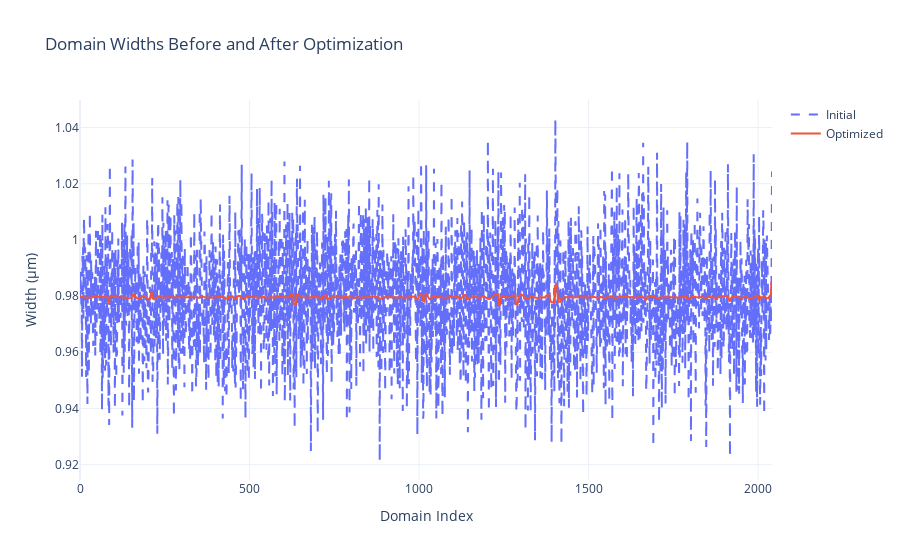
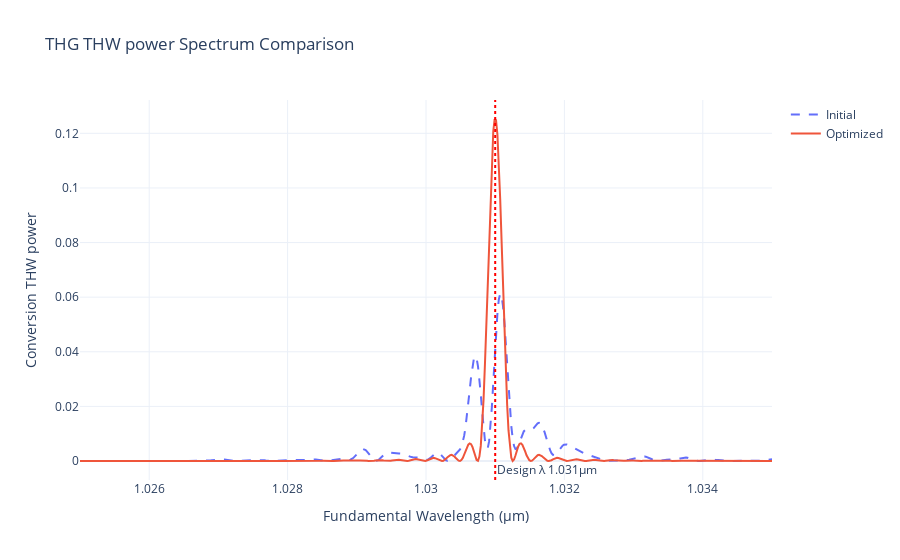

The code cell stored with these charts, in order, in its notebook:
### Code cell
from collections.abc import Callable
from dataclasses import dataclass

import jax
import jax.numpy as jnp
import optax  # pyright: ignore[reportMissingTypeStubs]
import plotly.graph_objects as go  # pyright: ignore[reportMissingTypeStubs]
from jax import Array, jit
from jax_tqdm.loop_pbar import loop_tqdm

from qpm import cwes, mgoslt


# --- Regularization Strategies ---
def tv_regularization(domain_widths: Array, lambda_val: float) -> Array:
    """Total Variation (TV) regularization penalizes the absolute difference between adjacent parameter values."""
    return lambda_val * jnp.sum(jnp.abs(jnp.diff(domain_widths)))


REGULARIZATION_FNS: dict[str, Callable[[Array, float], Array]] = {
    "tv": tv_regularization,
}


# --- Data Structures for Configuration and Parameters ---
@dataclass(frozen=True)
class Config:
    design_temp: float = 70.0
    design_wl: float = 1.031
    target_length: float = 2000.0
    max_iters: int = 200
    prng_seed: int = 42
    kappa_mag: float = 1.31e-4 / (2 / jnp.pi)
    kappa_target_length: float = 2000.0
    wl_start: float = 1.025
    wl_end: float = 1.035
    num_points: int = 500
    regularization: str | None = "tv"
    lambda_val: float = 1e-3


@dataclass(frozen=True)
class SimulationParameters:
    delta_k1: Array
    delta_k2: Array
    kappa_array: Array
    b_initial: Array


# --- Core JAX Functions ---
def make_loss_fn(
    sim_params: SimulationParameters,
    regularization_fn: Callable[[Array, float], Array] | None = None,
    lambda_val: float = 0.0,
) -> Callable[[Array], Array]:
    """Creates a loss function that returns the negative THW power, with optional regularization."""

    @jit
    def loss_fn(domain_widths: Array) -> Array:
        superlattice = jnp.stack([domain_widths, sim_params.kappa_array], axis=1)
        b_final = cwes.simulate_twm(superlattice, sim_params.delta_k1, sim_params.delta_k2, sim_params.b_initial)
        # [FW, SHW, THW]
        thw_power = jnp.abs(b_final[2]) ** 2
        loss = -thw_power
        if regularization_fn:
            loss += regularization_fn(domain_widths, lambda_val)
        return loss

    return loss_fn


# --- Workflow Functions ---
def _initialize_grating(config: Config) -> tuple[Array, Array, Array, Array]:
    """Generates initial grating parameters based on the configuration."""
    print("1. Generating initial grating parameters...")
    delta_k1 = mgoslt.calc_twm_delta_k(config.design_wl, config.design_wl, config.design_temp)
    delta_k2 = mgoslt.calc_twm_delta_k(config.design_wl, config.design_wl / 2, config.design_temp)

    domain_len_thg = jnp.pi / delta_k2
    num_domains = int(jnp.round(config.target_length / domain_len_thg))
    print(f"   - Base domain width from calculation: {domain_len_thg:.4f} μm")
    print(f"   - Number of domains: {num_domains}")

    kappa_array = config.kappa_mag * jnp.power(-1.0, jnp.arange(num_domains))

    initial_widths = jnp.full(num_domains, domain_len_thg)
    key = jax.random.PRNGKey(config.prng_seed)
    noise = jax.random.normal(key, shape=(num_domains,)) * (domain_len_thg * 0.02)
    initial_widths = initial_widths + noise

    return delta_k1, delta_k2, kappa_array, initial_widths


def _run_optimization(
    initial_widths: Array,
    sim_params: SimulationParameters,
    config: Config,
) -> Array:
    """Sets up and runs the L-BFGS optimization."""
    print("2. Setting up loss function and L-BFGS optimizer...")
    regularization_fn = REGULARIZATION_FNS.get(config.regularization) if config.regularization else None
    loss_fn = make_loss_fn(sim_params, regularization_fn, config.lambda_val)
    solver = optax.lbfgs()

    @jit
    def run_full_optimization(initial_params: Array) -> Array:
        @loop_tqdm(config.max_iters, desc="Optimizing")
        def step(_: int, state: tuple[Array, optax.OptState]) -> tuple[optax.Params, optax.OptState]:
            params, opt_state = state
            value, grad = jax.value_and_grad(loss_fn)(params)
            updates, opt_state = solver.update(grad, opt_state, params, value=value, grad=grad, value_fn=loss_fn)
            params = optax.apply_updates(params, updates)
            return params, opt_state

        initial_opt_state = solver.init(initial_params)
        optimized_params, _ = jax.lax.fori_loop(0, config.max_iters, step, (initial_params, initial_opt_state))
        return optimized_params

    print("3. Running JIT-compiled optimization...")
    print(f"   - Initial THW power: {-loss_fn(initial_widths):.4f}")

    optimized_widths = run_full_optimization(initial_widths)
    optimized_widths.block_until_ready()

    print(f"   - Optimized THW power: {-loss_fn(optimized_widths):.4f}")
    return optimized_widths


# --- Visualization Functions ---
def _calculate_spectrum(domain_widths: Array, sim_params: SimulationParameters, config: Config) -> tuple[Array, Array]:
    """Helper function to compute the THW power spectrum for a given grating."""
    wls = jnp.linspace(config.wl_start, config.wl_end, config.num_points)
    delta_k1s = mgoslt.calc_twm_delta_k(wls, wls, config.design_temp)
    delta_k2s = mgoslt.calc_twm_delta_k(wls, wls / 2, config.design_temp)

    compute_spectrum_vmap = jit(jax.vmap(cwes.simulate_twm, in_axes=(None, 0, 0, None)))

    superlattice = jnp.stack([domain_widths, sim_params.kappa_array], axis=1)
    final_vectors = compute_spectrum_vmap(superlattice, delta_k1s, delta_k2s, sim_params.b_initial)
    # [FW, SHW, THW]
    thw_powers = jnp.abs(final_vectors[:, 2]) ** 2
    return wls, thw_powers


def _plot_domain_widths(initial_widths: Array, optimized_widths: Array) -> None:
    """Plots the domain widths before and after optimization."""
    fig = go.Figure()
    fig.add_trace(go.Scatter(y=initial_widths, mode="lines", name="Initial", line={"dash": "dash"}))
    fig.add_trace(go.Scatter(y=optimized_widths, mode="lines", name="Optimized"))
    fig.update_layout(
        title_text="Domain Widths Before and After Optimization",
        xaxis_title="Domain Index",
        yaxis_title="Width (μm)",
        template="plotly_white",
    )
    fig.show()


# REFACTOR: This function signature is also much cleaner now.
def _plot_thw_power_spectrum(
    initial_widths: Array,
    optimized_widths: Array,
    sim_params: SimulationParameters,
    config: Config,
) -> None:
    """Plots the THW power spectrum before and after optimization."""
    wls, initial_effs = _calculate_spectrum(initial_widths, sim_params, config)
    _, optimized_effs = _calculate_spectrum(optimized_widths, sim_params, config)

    fig = go.Figure()
    fig.add_trace(go.Scatter(x=wls, y=initial_effs, mode="lines", name="Initial", line={"dash": "dash"}))
    fig.add_trace(go.Scatter(x=wls, y=optimized_effs, mode="lines", name="Optimized"))
    fig.add_vline(
        x=config.design_wl,
        line_dash="dot",
        line_color="red",
        annotation_text=f"Design λ {config.design_wl}μm",
        annotation_position="bottom right",
    )
    fig.update_layout(
        title_text="THG THW power Spectrum Comparison",
        xaxis_title="Fundamental Wavelength (μm)",
        yaxis_title="Conversion THW power",
        template="plotly_white",
    )
    fig.show()


def main() -> None:
    """Main script execution."""
    config = Config()

    # 1. Generate initial physical parameters and domain widths
    delta_k1, delta_k2, kappa_array, initial_widths = _initialize_grating(config)

    # REFACTOR: Bundle the fixed simulation parameters into a single object.
    # This clarifies the data flow of the entire script.
    fw_initial = 1 / 3
    sim_params = SimulationParameters(
        delta_k1=delta_k1,
        delta_k2=delta_k2,
        kappa_array=kappa_array,
        b_initial=jnp.array([jnp.sqrt(fw_initial), jnp.sqrt(fw_initial * 2), 0.0], dtype=jnp.complex64),
    )

    # 2. Run the optimization with the clean parameter objects
    optimized_widths = _run_optimization(initial_widths, sim_params, config)

    # 3. Visualize the results
    print("4. Visualizing optimization results...")
    _plot_domain_widths(initial_widths, optimized_widths)
    _plot_thw_power_spectrum(initial_widths, optimized_widths, sim_params, config)


main()

### Figure 1 — Plotly figure (JSON) as saved in the notebook; plotly's stock layout.template omitted (floating-point values rounded to 4 significant figures; data arrays with more than 128 entries replaced by an {"elided": "..."} marker saying what was removed)
{"data": [{"line": {"dash": "dash"}, "mode": "lines", "name": "Initial", "type": "scatter", "y": {"elided": "2042 float values"}}, {"mode": "lines", "name": "Optimized", "type": "scatter", "y": {"elided": "2042 float values"}}], "layout": {"title": {"text": "Domain Widths Before and After Optimization"}, "xaxis": {"title": {"text": "Domain Index"}}, "yaxis": {"title": {"text": "Width (μm)"}}}}

### Figure 2 — Plotly figure (JSON) as saved in the notebook; plotly's stock layout.template omitted (floating-point values rounded to 4 significant figures; data arrays with more than 128 entries replaced by an {"elided": "..."} marker saying what was removed)
{"data": [{"line": {"dash": "dash"}, "mode": "lines", "name": "Initial", "type": "scatter", "x": {"elided": "500 float values"}, "y": {"elided": "500 float values"}}, {"mode": "lines", "name": "Optimized", "type": "scatter", "x": {"elided": "500 float values"}, "y": {"elided": "500 float values"}}], "layout": {"annotations": [{"showarrow": false, "text": "Design λ 1.031μm", "x": 1.031, "xanchor": "left", "xref": "x", "y": 0, "yanchor": "bottom", "yref": "y domain"}], "shapes": [{"line": {"color": "red", "dash": "dot"}, "type": "line", "x0": 1.031, "x1": 1.031, "xref": "x", "y0": 0, "y1": 1, "yref": "y domain"}], "title": {"text": "THG THW power Spectrum Comparison"}, "xaxis": {"title": {"text": "Fundamental Wavelength (μm)"}}, "yaxis": {"title": {"text": "Conversion THW power"}}}}
